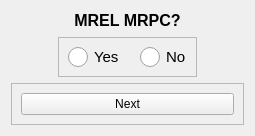
<?xml version="1.0" encoding="UTF-8"?>
<ui version="4.0">
 <class>Form</class>
 <widget class="QWidget" name="Form">
  <property name="geometry">
   <rect>
    <x>0</x>
    <y>0</y>
    <width>255</width>
    <height>136</height>
   </rect>
  </property>
  <property name="windowTitle">
   <string>Form</string>
  </property>
  <layout class="QVBoxLayout" name="verticalLayout">
   <item>
    <widget class="QLabel" name="label">
     <property name="text">
      <string>&lt;html&gt;&lt;head/&gt;&lt;body&gt;&lt;p align=&quot;center&quot;&gt;&lt;span style=&quot; font-size:12pt; font-weight:700;&quot;&gt;MREL MRPC?&lt;/span&gt;&lt;/p&gt;&lt;/body&gt;&lt;/html&gt;</string>
     </property>
    </widget>
   </item>
   <item alignment="Qt::AlignmentFlag::AlignHCenter">
    <widget class="QFrame" name="frame">
     <property name="frameShape">
      <enum>QFrame::Shape::StyledPanel</enum>
     </property>
     <property name="frameShadow">
      <enum>QFrame::Shadow::Raised</enum>
     </property>
     <layout class="QHBoxLayout" name="horizontalLayout">
      <property name="spacing">
       <number>20</number>
      </property>
      <item>
       <widget class="QRadioButton" name="radioButton_2">
        <property name="styleSheet">
         <string notr="true">QRadioButton{
    font-size: 15px; /* Larger text */
}
QRadioButton::indicator {
    width: 20px; /* Larger checkbox square */
    height: 20px; /* Larger checkbox square */
}</string>
        </property>
        <property name="text">
         <string>Yes</string>
        </property>
       </widget>
      </item>
      <item>
       <widget class="QRadioButton" name="radioButton_1">
        <property name="styleSheet">
         <string notr="true">QRadioButton{
    font-size: 15px; /* Larger text */
}
QRadioButton::indicator {
    width: 20px; /* Larger checkbox square */
    height: 20px; /* Larger checkbox square */
}</string>
        </property>
        <property name="text">
         <string>No</string>
        </property>
       </widget>
      </item>
     </layout>
    </widget>
   </item>
   <item>
    <widget class="QFrame" name="frame_3">
     <property name="frameShape">
      <enum>QFrame::Shape::StyledPanel</enum>
     </property>
     <property name="frameShadow">
      <enum>QFrame::Shadow::Raised</enum>
     </property>
     <layout class="QVBoxLayout" name="verticalLayout_2">
      <item>
       <widget class="QPushButton" name="pushButton">
        <property name="text">
         <string>Next</string>
        </property>
       </widget>
      </item>
     </layout>
    </widget>
   </item>
  </layout>
 </widget>
 <resources/>
 <connections/>
</ui>
